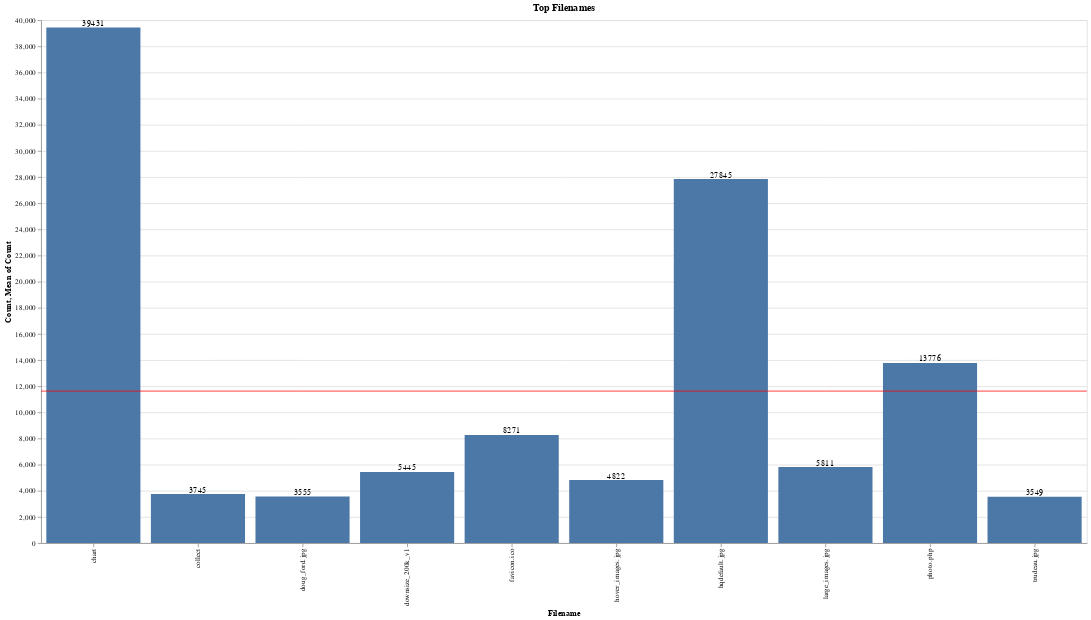

Here is the notebook cell this chart was saved with:
### Code cell
top_filenames_altair = images['filename'].value_counts().head(10).rename_axis('Filename').reset_index(name='Count')

filenames_bar = alt.Chart(top_filenames_altair).mark_bar().encode(
    x='Filename:O',
    y='Count:Q'
)

filenames_rule = alt.Chart(top_filenames_altair).mark_rule(color='red').encode(
    y='mean(Count):Q'
)


filenames_text = filenames_bar.mark_text(
    align='center',
    baseline='bottom'
).encode(
    text='Count:Q'
)

(filenames_bar + filenames_rule + filenames_text).properties(width=1400, height=700, title='Top Filenames')

### Figure 1 — Vega-Lite specification as saved in the notebook (floating-point values rounded to 4 significant figures)
{"config": {"view": {"continuousWidth": 400, "continuousHeight": 300}}, "layer": [{"mark": "bar", "encoding": {"x": {"type": "ordinal", "field": "Filename"}, "y": {"type": "quantitative", "field": "Count"}}}, {"mark": {"type": "rule", "color": "red"}, "encoding": {"y": {"type": "quantitative", "aggregate": "mean", "field": "Count"}}}, {"mark": {"type": "text", "align": "center", "baseline": "bottom"}, "encoding": {"text": {"type": "quantitative", "field": "Count"}, "x": {"type": "ordinal", "field": "Filename"}, "y": {"type": "quantitative", "field": "Count"}}}], "data": {"name": "data-2dafc9be14e5fafda8972cd3428520bd"}, "height": 700, "title": "Top Filenames", "width": 1400, "$schema": "https://vega.github.io/schema/vega-lite/v4.8.1.json", "datasets": {"data-2dafc9be14e5fafda8972cd3428520bd": [{"Filename": "chart", "Count": 39431}, {"Filename": "hqdefault.jpg", "Count": 27845}, {"Filename": "photo.php", "Count": 13776}, {"Filename": "favicon.ico", "Count": 8271}, {"Filename": "large_images.jpg", "Count": 5811}, {"Filename": "downsize_200k_v1", "Count": 5445}, {"Filename": "hover_images.jpg", "Count": 4822}, {"Filename": "collect", "Count": 3745}, {"Filename": "doug_ford.jpg", "Count": 3555}, {"Filename": "trudeau.jpg", "Count": 3549}]}}
